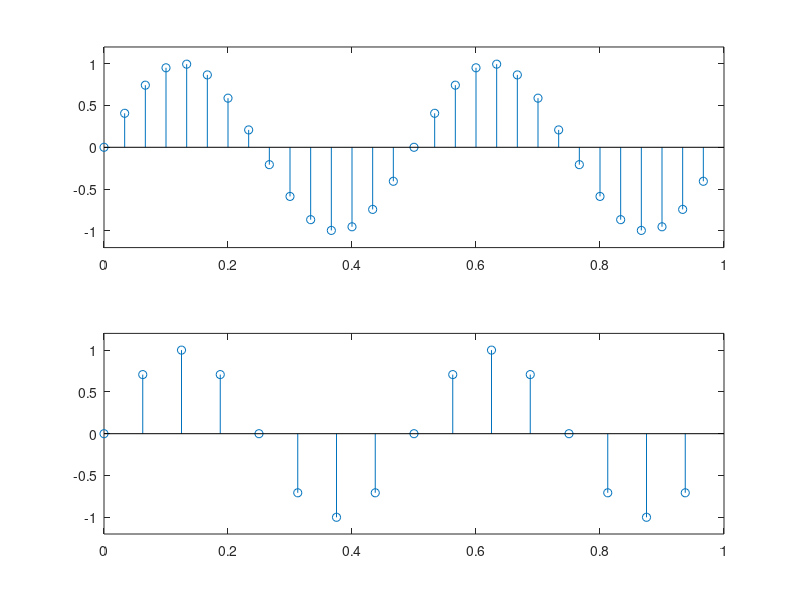

MATLAB code for this plot:
clear all
clc
Fs=30;
t=(0:Fs-1)/Fs;
s1=sin(2*pi*t*2);
subplot(2,1,1)
stem(t,s1)
axis([0 1 -1.2 1.2])

Fs=16;
t=(0:Fs-1)/Fs;
s2=sin(2*pi*t*2);
subplot(2,1,2)
stem(t,s2)
axis([0 1 -1.2 1.2])
